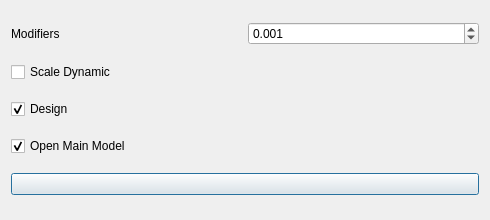
<?xml version="1.0" encoding="UTF-8"?>
<ui version="4.0">
 <class>create_25percent_file_2</class>
 <widget class="QDialog" name="create_25percent_file_2">
  <property name="windowModality">
   <enum>Qt::NonModal</enum>
  </property>
  <property name="geometry">
   <rect>
    <x>0</x>
    <y>0</y>
    <width>490</width>
    <height>220</height>
   </rect>
  </property>
  <property name="windowTitle">
   <string>Create % 25  File</string>
  </property>
  <property name="windowIcon">
   <iconset resource="../../civiltools.qrc">
    <normaloff>:/shearwall/images/create_25percent_file.svg</normaloff>:/shearwall/images/create_25percent_file.svg</iconset>
  </property>
  <property name="modal">
   <bool>false</bool>
  </property>
  <layout class="QVBoxLayout" name="verticalLayout">
   <item>
    <layout class="QHBoxLayout" name="horizontalLayout">
     <item>
      <widget class="QLabel" name="label">
       <property name="text">
        <string>Modifiers</string>
       </property>
      </widget>
     </item>
     <item>
      <widget class="QDoubleSpinBox" name="modifier_spinbox">
       <property name="decimals">
        <number>3</number>
       </property>
       <property name="maximum">
        <double>1.000000000000000</double>
       </property>
       <property name="singleStep">
        <double>0.010000000000000</double>
       </property>
       <property name="value">
        <double>0.001000000000000</double>
       </property>
      </widget>
     </item>
    </layout>
   </item>
   <item>
    <widget class="QCheckBox" name="dynamic_analysis_groupbox">
     <property name="text">
      <string>Scale Dynamic</string>
     </property>
    </widget>
   </item>
   <item>
    <widget class="QCheckBox" name="design_checkbox">
     <property name="text">
      <string>Design</string>
     </property>
     <property name="checked">
      <bool>true</bool>
     </property>
    </widget>
   </item>
   <item>
    <widget class="QCheckBox" name="open_main_model_checkbox">
     <property name="text">
      <string>Open Main Model</string>
     </property>
     <property name="checked">
      <bool>true</bool>
     </property>
    </widget>
   </item>
   <item>
    <widget class="QPushButton" name="create_file">
     <property name="text">
      <string/>
     </property>
     <property name="icon">
      <iconset resource="../../civiltools.qrc">
       <normaloff>:/shearwall/images/create_25percent_file.svg</normaloff>:/shearwall/images/create_25percent_file.svg</iconset>
     </property>
     <property name="iconSize">
      <size>
       <width>100</width>
       <height>100</height>
      </size>
     </property>
    </widget>
   </item>
  </layout>
 </widget>
 <resources>
  <include location="../../civiltools.qrc"/>
 </resources>
 <connections/>
</ui>
